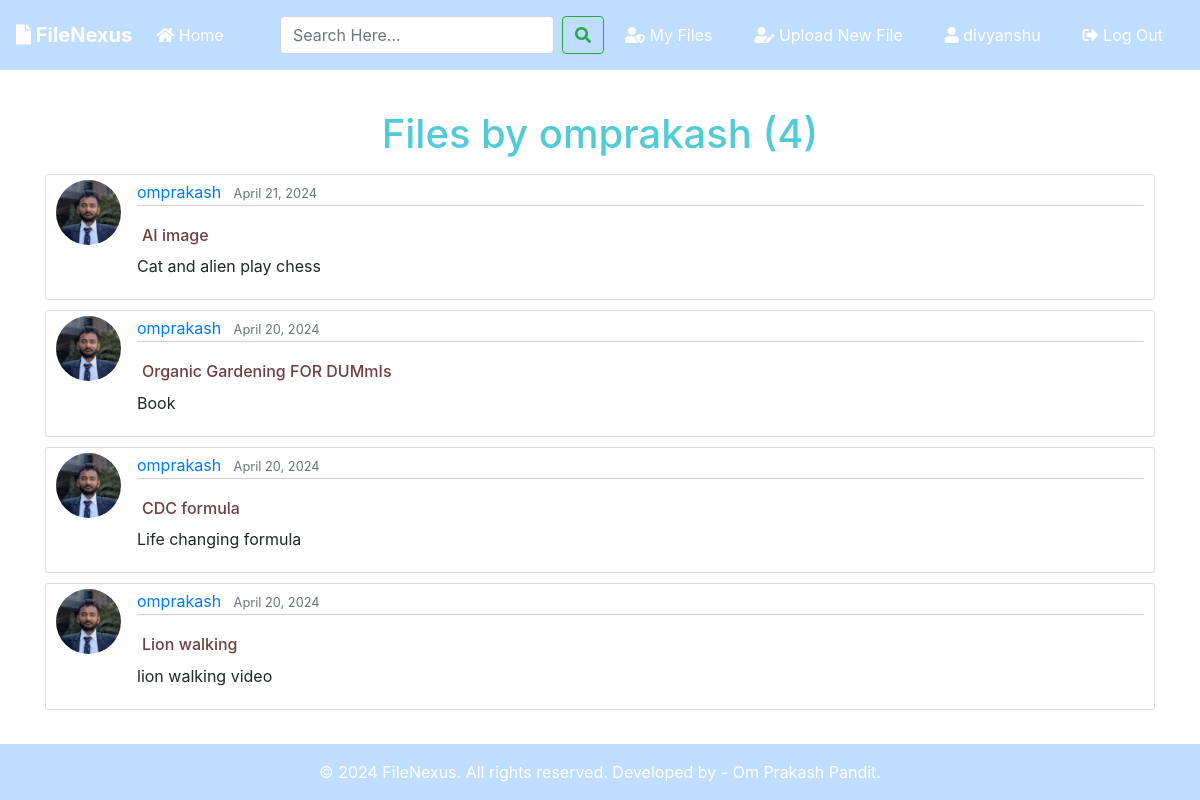
Screenshot of /user/omprakash (signed in) with the database file from the repository.
### blog/models.py (models this page shows, shortened)
class Post(models.Model):
	title = models.CharField(max_length=100)
	file = models.FileField(null=True,blank=True,upload_to='Files')
	content = models.TextField()
	date_posted = models.DateTimeField(default=timezone.now)
	author = models.ForeignKey(User, on_delete=models.CASCADE)
	downloadable = models.BooleanField(default=True)

### users/models.py (models this page shows, shortened)
class Profile(models.Model):
    user = models.OneToOneField(User, on_delete=models.CASCADE)
    image = models.ImageField(default='default.jpg', upload_to='profile_pics')

### blog/views.py (the view)
# urls.py: path('user/<str:username>', UserPostListView.as_view(), name='user-posts'),
class UserPostListView(ListView):
    model = Post
    template_name = 'blog/user_posts.html'  # <app>/<model>_<viewtype>.html
    context_object_name = 'posts'
    paginate_by = 4
    def get_queryset(self):
        user = get_object_or_404(User, username=self.kwargs.get('username'))
        return Post.objects.filter(author=user).order_by('-date_posted')

### blog/templates/blog/user_posts.html (shortened to what this page needs)
{% extends "blog/base.html" %}
{% block content %}
    <h1 class="mb-3">Files by {{ view.kwargs.username }} ({{ page_obj.paginator.count }})</h1>
    {% for post in posts %}
        <article class="media content-section">
          <img class="rounded-circle article-img" src="{{ post.author.profile.image.url }}">
          <div class="media-body">
            <div class="article-metadata">
              <a class="mr-2" href="{% url 'user-posts' post.author.username %}">{{ post.author }}</a>
              <small class="text-muted">{{ post.date_posted|date:"F d, Y" }}</small>
            </div>
            <h2><a class="article-title" href="{% url 'post-detail' post.id %}">{{ post.title }}</a></h2>
            <p class="article-content">{{ post.content }}</p>
          </div>
        </article>
    {% endfor %}
{% endblock content %}

### blog/templates/blog/base.html (shortened to what this page needs)
{% load static %}
{% load tz %}
<!doctype html>
<html lang="en">
<head>
    <link rel="stylesheet" href="https://stackpath.bootstrapcdn.com/bootstrap/4.3.1/css/bootstrap.min.css">
    <link rel="stylesheet" href="https://use.fontawesome.com/releases/v5.8.1/css/all.css">
    <link rel="stylesheet" href="{% static 'blog/main.css' %}">
</head>
<body>
    <nav class="navbar navbar-expand-lg navbar-dark bg-dark">
        <a class="navbar-brand font-weight-bold" href="{% url 'blog-home' %}"><i class="fas fa-file"></i> FileNexus</a>
        <div class="collapse navbar-collapse" id="navbarSupportedContent">
            <ul class="navbar-nav mr-auto">
                <li class="nav-item active">
                    <a class="nav-link" href="{% url 'blog-home' %}"><i class="fas fa-home"></i> Home <span class="sr-only">(current)</span></a>
                </li>
            </ul>
            <form id="searchform" class="form-inline" action="{% url 'search' %}" method="get">
                <input class="form-control mr-sm-2" type="search" name="q" value="{{ request.GET.q }}" placeholder="Search Here..." aria-label="Search">
                <button class="btn btn-outline-success my-2 my-sm-0" type="submit"><i class="fa fa-search"></i></button>
            </form>
            {% if user.is_authenticated %}
            <a href="{% url 'user-posts' user %}" class="btn text-white m-2"><i class="fas fa-user-shield"></i> My Files</a>
            <a href="{% url 'post-create' %}" class="btn text-white m-2"><i class="fas fa-user-edit"></i> Upload New File</a>
            <a href="{% url 'profile' %}" class="btn text-white m-2"><i class="fas fa-user"></i> {{ user.username }}</a>
            <form action="{% url 'logout' %}" method="post" style="display: inline;">
                <button type="submit" class="btn text-white m-2"><i class="fas fa-sign-out-alt"></i> Log Out</button>
            </form>
            {% else %}
            <a href="{% url 'login' %}" class="btn text-white m-2"><i class="fas fa-user-tie"></i> Log In</a>
            <a href="{% url 'register' %}" class="btn text-white m-2"> <i class="fas fa-sign-in-alt"></i> Sign Up</a>
            {% endif %}
        </div>
    </nav>
    <div class="container my-bg">
        {% block content %}
        {% endblock %}
    </div>
    <footer class="footer bg-dark text-white">
        <div class="container text-center py-3">
            © {% now "Y" %} FileNexus. All rights reserved. Developed by - Om Prakash Pandit.
        </div>
    </footer>
</body>
</html>

### blog/static/blog/main.css (style rules this page uses)
html { height: 100%; }
body { background-image: url('https://images.pexels.com/photos/956999/milky-way-starry-sky-night-sky-star-956999.jpeg?auto=compress&cs=tinysrgb&w=1260&h=750&dpr=1'); background-size: cover; background-position: center; background-repeat: no-repeat; background-attachment: fixed; display: flex; flex-direction: column; min-height: 100vh; margin: 0; }
.bg-dark { background-color: rgba(0, 123, 255, .25) !important; }
h2, h3, h4, h5, h6 { color: #58c5cf; margin: 5px; }
h1 { color: #51cbd6; margin: 20px; text-align: center; }
ul { margin: 0; }
.content-section { background: #ffffff; padding: 5px 10px; border: 1px solid #dddddd; border-radius: 3px; margin-bottom: 10px; }
.article-title { color: #6f3f3f; font-size: medium; }
.article-content { white-space: pre-line; }
.article-img { height: 65px; width: 65px; margin-right: 16px; }
.article-metadata { padding-bottom: 1px; margin-bottom: 4px; border-bottom: 1px solid #e1c8c8 }
.container.my-bg { flex: 1 0 auto; margin-top: 20px; }
.footer { background-color: #343a40; color: white; flex-shrink: 0; width: 100%; }

### rows the page displays
Post: author.profile.image (picture), author "omprakash", date_posted "April 21, 2024", title "AI image", content "Cat and alien play chess"
Post: author.profile.image (picture), author "omprakash", date_posted "April 20, 2024", title "Organic Gardening FOR DUMmIs", content "Book"
Post: author.profile.image (picture), author "omprakash", date_posted "April 20, 2024", title "CDC formula", content "Life changing formula"
Post: author.profile.image (picture), author "omprakash", date_posted "April 20, 2024", title "Lion walking", content "lion walking video"

### other values shown
{{ user.username }} "divyanshu"
{{ view.kwargs.username }} "omprakash"
{{ page_obj.paginator.count }} "4"
